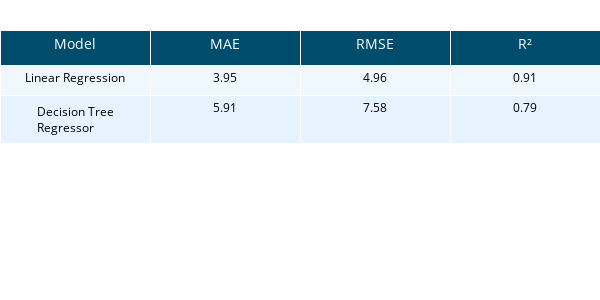

Notebook source saved alongside this figure:
### Markdown cell above
Regression:

### Code cell
def evaluate_regression_models_plotly(models, X_train, X_test, y_train, y_test):
    results = []
    y_preds = {} 

    for name, model, use_scaled in models:
        if use_scaled:
            model.fit(X_train_scaled, y_train)
            y_pred = model.predict(X_test_scaled)
        else:
            model.fit(X_train, y_train)
            y_pred = model.predict(X_test)
        
        y_preds[name] = y_pred

        mae = mean_absolute_error(y_test, y_pred)
        rmse = root_mean_squared_error(y_test, y_pred)
        r2 = r2_score(y_test, y_pred)
        results.append([name, round(mae, 2), round(rmse, 2), round(r2, 3)])
    
    df_results = pd.DataFrame(results, columns=["Model", "MAE", "RMSE", "R²"])

    fig = go.Figure(data=[go.Table(
        header=dict(
            values=list(df_results.columns),
            fill_color='#004c6d',
            align='center',
            font=dict(color='white', size=14),
            height=35
        ),
        cells=dict(
            values=[df_results[col] for col in df_results.columns],
            fill_color=[['#f0f8ff' if i%2==0 else '#e6f3ff' for i in range(len(df_results))]],
            align='center',
            font=dict(color='black', size=12),
            height=30
        )
    )])

    fig.update_layout(width=600, height=300, margin=dict(l=0, r=0, t=30, b=0))
    fig.show()

    return y_preds 

regression_models = [
    ("Linear Regression", LinearRegression(), True),
    ("Decision Tree Regressor", DecisionTreeRegressor(random_state=42), False) 
]

y_preds = evaluate_regression_models_plotly(
    regression_models, 
    X_train, X_test, 
    y_reg_train, y_reg_test
)

y_pred_lin = y_preds["Linear Regression"]
y_pred_tree = y_preds["Decision Tree Regressor"]

plt.figure(figsize=(6, 5))
sns.scatterplot(x=y_reg_test, y=y_pred_lin, color="#be2d62", label="Linear Regression", alpha=0.7)
sns.scatterplot(x=y_reg_test, y=y_pred_tree, color="#3092bc", label="Decision Tree", alpha=0.7)
plt.plot([y_reg_test.min(), y_reg_test.max()],
         [y_reg_test.min(), y_reg_test.max()],
         'k--', lw=2)
plt.xlabel("Actual Exam Score")
plt.ylabel("Predicted Exam Score")
plt.title("Regression Models Comparison")
plt.legend()
plt.show()

### Figure 1 — Plotly figure (JSON) as saved in the notebook; plotly's stock layout.template omitted (floating-point values rounded to 4 significant figures)
{"data": [{"cells": {"align": "center", "fill": {"color": [["#f0f8ff", "#e6f3ff"]]}, "font": {"color": "black", "size": 12}, "height": 30, "values": [["Linear Regression", "Decision Tree Regressor"], [3.95, 5.91], [4.96, 7.58], [0.91, 0.79]]}, "header": {"align": "center", "fill": {"color": "#004c6d"}, "font": {"color": "white", "size": 14}, "height": 35, "values": ["Model", "MAE", "RMSE", "R²"]}, "type": "table"}], "layout": {"height": 300, "margin": {"b": 0, "l": 0, "r": 0, "t": 30}, "width": 600}}
